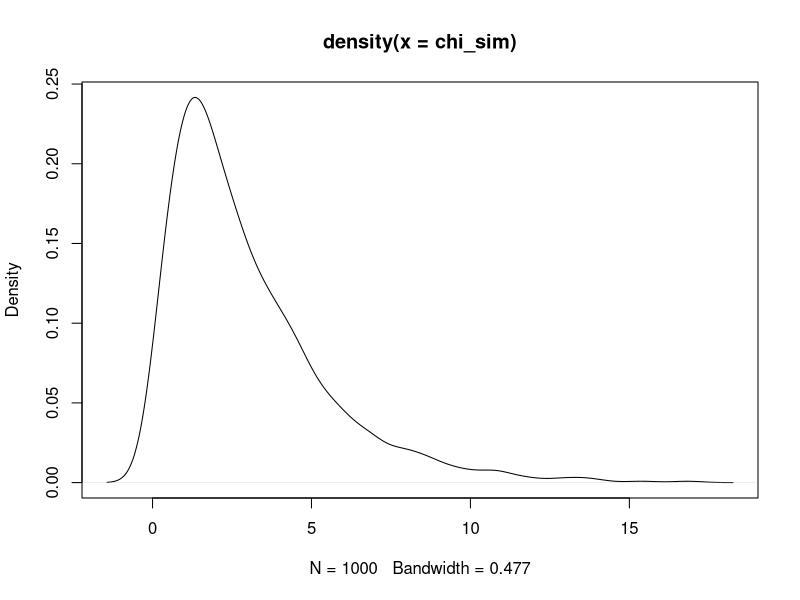

Recreate this plot in R. (Note: this script raises an error after producing the figure.)
# assumptions of chi square test: No expected cell frequencies < 1
# No more than 20% of cells are less than 5

library(ggplot2)

Poll_seasons <- data.frame(
  Spring = 40,
  Summer = 30,
  Autum = 18,
  Winter = 28
)
set.seed(123)
n_sample=sum(Poll_seasons)
expected <- sum(Poll_seasons) * 0.25

#打乱的思路实际上是假定有一个满足H0假设的无穷大总体，在总体中进行相同的抽样（上面的observation同样视为一次抽样），
#之后再多次重复（n=1000）这个过程，比较观测值在所有抽样结果中的分位数，如果满足>95%就可以认为H0不成立

n_sim=1:1000
chi_sim=numeric(1000)
for (i in n_sim) {
result_sim=sample(1:4,n_sample,replace = TRUE,prob=rep(0.25,4))
sample_count=c(as.numeric(table(result_sim)))
chi_sim[i]=sum((sample_count-expected)^2/expected)
}
chi_sim
plot(density(chi_sim))
df=data.frame(n_sim,chi_sim,row.names = n_sim)
ggplot(df,aes(chi_sim))+
  geom_density()+
  geom_vline(xintercept=a$statistic,color="red")

chi_res=chisq.test(Poll_seasons)
chi_p=chi_res$p.value
p_sim=sum(chi_sim>chi_res$statistics)/length(chi_sim)

#part2
chi_value=c()
df_vc=c()
for (i in 1:9){
chi_value=c(chi_value,rchisq(10000,df=i))
df=c(df,rep(i,10000))
}

df_chi=data.frame(chi_value=chi_value,
                  df=factor(df))

ggplot(df_chi, aes(x = chi_value, color = df)) +
  geom_density(alpha = 0.2,linewidth = 0.65) +
  coord_cartesian(xlim = c(0, 30)) +
  labs(title = "Chi-Squared Distribution",
       x = expression(chi^2), y = "Density",
       fill = "df", color = "df") +
  theme_classic()

#part3
allergy_data <- data.frame(
  Season = rep(c("Spring", "Summer", "Fall", "Winter"), 4),
  Allergy_Type = rep(c("Severe allergies", "Mild allergies", "Sporadic allergies", "Never allergic"), each = 4),
  Count = c(5, 1, 1, 9,
            8, 5, 2, 5,
            9, 8, 3, 9,
            18, 16, 12, 5)
)

# 1. Bar plot 
ggplot(allergy_data, aes(x = Season, y = Count, fill = Allergy_Type)) +
  geom_bar(stat = "identity", position = "dodge") +
  labs(title = "Bar Plot: Season vs Allergy Type",
       x = "Season", y = "Count", fill = "Allergy Type") +
  theme_classic()

# 2. Balloon plot 
ggplot(allergy_data, aes(x = Season, y = Allergy_Type, size = Count, color = Count)) +
  geom_point(alpha = 0.7) +
  scale_size_area(max_size = 20) +
  scale_color_gradient(low = "lightblue", high = "darkred") +
  labs(title = "Balloon Plot: Season vs Allergy Type",
       x = "Season", y = "Allergy Type", size = "Count") +
  theme_classic()

# 3. Mosaic plot
allergy_data$Season <- factor(allergy_data$Season, 
                              levels = c("Spring", "Summer", "Fall", "Winter"))
allergy_data$Allergy_Type <- factor(allergy_data$Allergy_Type, 
                                    levels = c("Severe allergies", "Mild allergies", 
                                               "Sporadic allergies", "Never allergic"))
allergy_matrix <- xtabs(Count~Allergy_Type+Season, data = allergy_data)
mosaicplot(allergy_matrix,
           main  = "Mosaic Plot: Season vs Allergy Type",
           color = c("red","green","pink","blue"))

chisq.test(allergy_matrix)

# part4
df_mice <- data.frame(
  Genotype = rep(c("WT", "KO"), each = 2),
  Status = rep(c("Alive", "Dead"), 2),
  Count = c(7, 3, 2, 7)
)
df_mice$Genotype=factor(df_mice$Genotype,levels=c("WT","KO"))
df_mice$Status=factor(df_mice$Status,levels=c("Alive","Dead"))
mice_matrix=xtabs(Count~Genotype+Status,df_mice)
chisq.test(mice_matrix)
fisher.test(mice_matrix)
